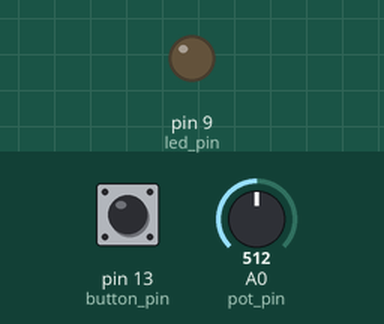
A sketch run on a simulated Arduino Uno, built with avr-gcc and run on an emulated ATmega328P. Parts: output pins drawn as LEDs (lit = HIGH). The inputs (shaded band) are chosen by the test bench; at power-on: pin 13 (button_pin) LOW, A0 (pot_pin) = 512.

Above: at 1.2 s.
1.3 s: pin 13 (button_pin) pulled HIGH for 0.15 s
At 2.6 s:
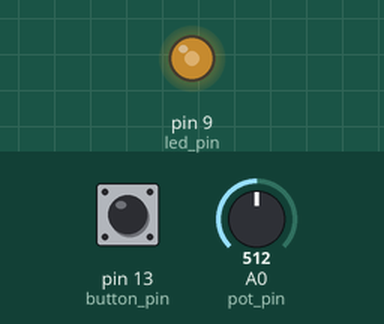
2.9 s: A0 (pot_pin) set to 716
At 4.1 s:
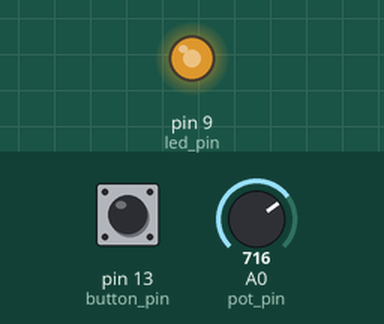
4.4 s: A0 (pot_pin) set to 900
At 5.3 s:
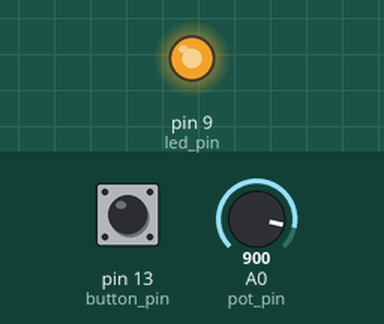
5.9 s: A0 (pot_pin) set to 122
At 6.4 s:
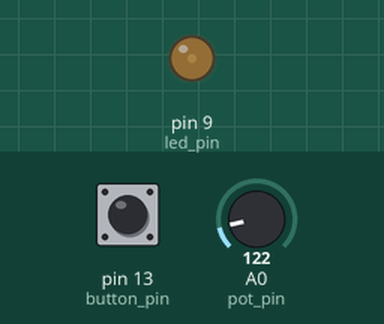
7.4 s: pin 13 (button_pin) pulled HIGH for 1 s
At 9.6 s:
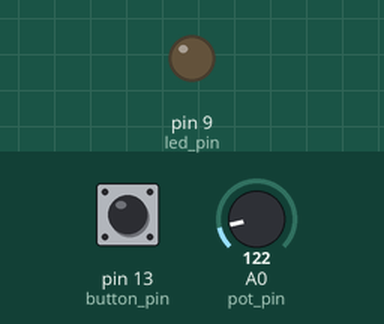
9.9 s: pin 13 (button_pin) pulled HIGH for 3.2 s
At 14.5 s:
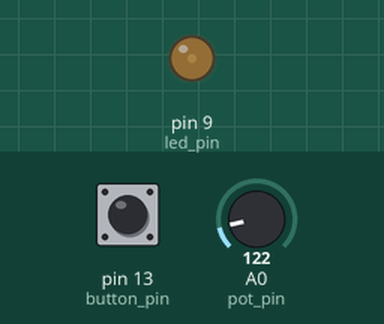
Timing chart, 0 to 15.6 s (numbered marks = the images above; inputs shaded):
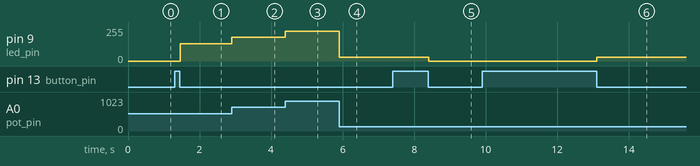

The sketch:

2.ino
```cpp
#define led_pin     9
#define pot_pin     A0
#define button_pin  13

boolean lastBt = false;
boolean currentBt = false;
boolean ledOn = LOW;

boolean debvence(boolean last) {
  boolean current = digitalRead(button_pin);
  if (last != current) {
    delay(5);
    current = digitalRead(button_pin);
    return current;
  }
  return current;
}

void setup() {
  pinMode(led_pin, OUTPUT);
  pinMode(pot_pin, INPUT);
  pinMode(button_pin, INPUT);

}

void loop() {
  currentBt = debvence(lastBt);

  if (lastBt == HIGH && currentBt == LOW) {
    ledOn = !ledOn;

  }

  if (ledOn) {
    int brightness = analogRead(pot_pin) / 4;
    analogWrite(led_pin, brightness);
  } else {
    analogWrite(led_pin, 0);
  }

  lastBt = currentBt;
}
```

Measured:
- after the input at 1.3 s, pin 9 (led_pin): 0/255 → 128/255 after 0.16 s
- after the input at 2.9 s, pin 9 (led_pin): 128/255 → 179/255 at once
- after the input at 4.4 s, pin 9 (led_pin): 179/255 → 225/255 at once
- after the input at 5.9 s, pin 9 (led_pin): 225/255 → 30/255 at once
- after the input at 7.4 s, pin 9 (led_pin): 30/255 → 0/255 after 1.0 s
- after the input at 9.9 s, pin 9 (led_pin): 0/255 → 30/255 after 3.2 s
